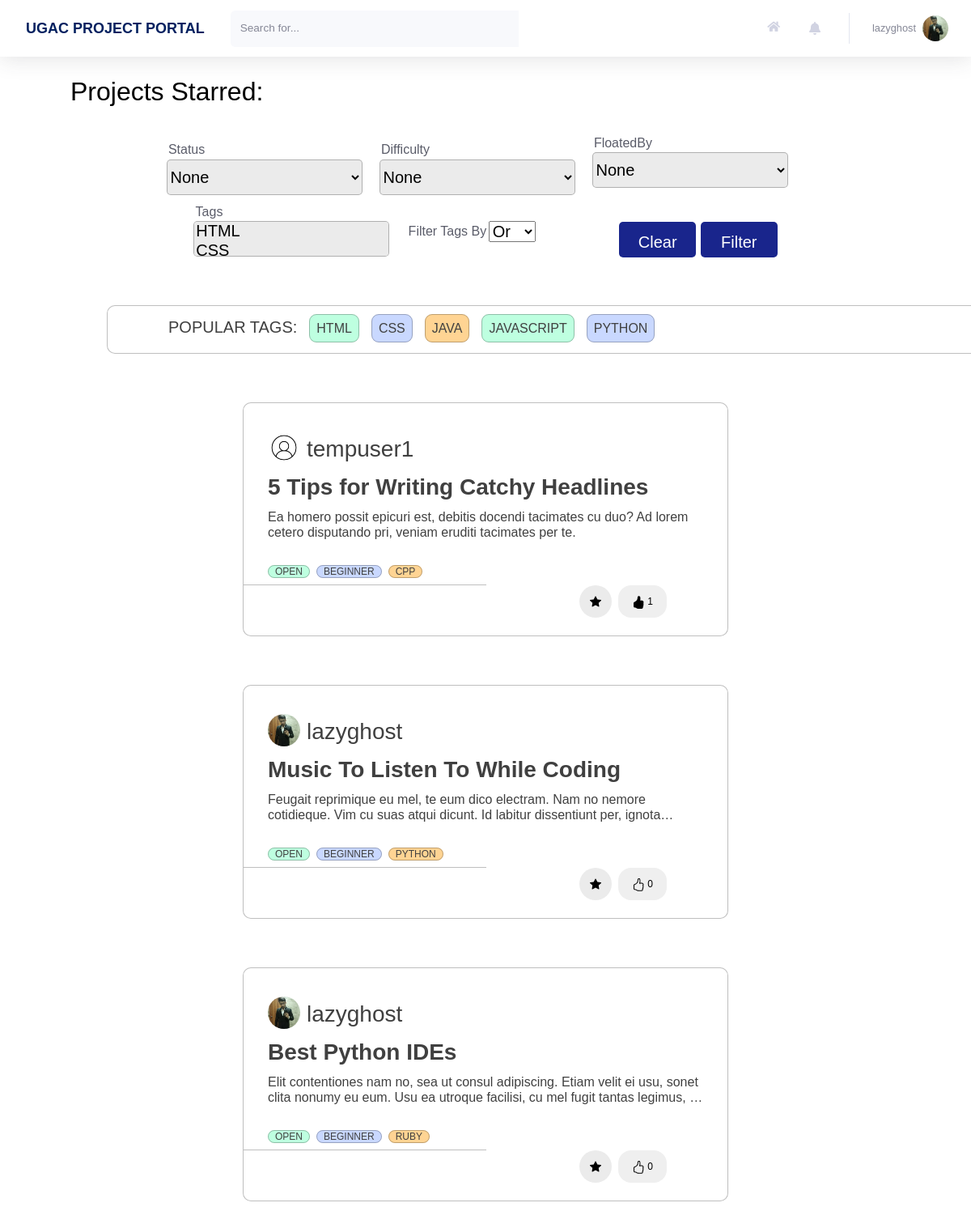
Screenshot of /profile/projects/view/ (signed in) with the database file from the repository.
### users/models.py (models this page shows, shortened)
class Profile(models.Model):
    user = models.OneToOneField(User, on_delete=models.CASCADE)
    image = models.ImageField(default = 'default.jpg', upload_to='profile_pics', blank=True)
    rollno = models.CharField(max_length=10)
    year = models.CharField(max_length=30, choices = YEAR_CHOICES)
    branch = models.CharField(max_length=30, choices = BRANCH_CHOICES)
    techskills = models.TextField()
    starred_projects = models.ManyToManyField(Project, related_name='starred_projects', blank = True)
    liked_projects = models.ManyToManyField(Project, related_name='liked_projects', blank = True)
    cv = models.FileField(blank = True, upload_to='resumes',validators=[FileExtensionValidator(allowed_extensions=['pdf'])])
    linked_in_link = models.CharField(blank=True, max_length=100)
    portfolio_link = models.CharField(blank=True, max_length=100)
    github_link = models.CharField(blank=True, max_length=100)

### home/models.py (models this page shows, shortened)
class Tag(models.Model):
    Title = models.CharField(max_length=20)
    def __str__(self):
        return f"{self.Title}"

class Project(models.Model):
    Title = models.CharField(max_length=100)
    Description = models.TextField()
    FloatedBy = models.ForeignKey(User, on_delete=models.CASCADE,related_name="FloatedBy")
    Mentors = models.ManyToManyField(User,related_name='Mentors')
    Status = models.CharField(max_length=10, choices=STATUS_CHOICES, default='Open')
    OpenedFor = models.CharField(max_length=300)
    Difficulty = models.CharField(max_length=15, choices=DIFFICULTY_CHOICES, default='Beginner')
    PreRequisite = models.TextField()
    Tags = models.ManyToManyField(Tag, related_name='Tags')
    Duration = models.CharField(max_length=30, choices=DURATION_CHOICES)
    DatePosted = models.DateTimeField(default = timezone.now)
    SelectionCriteria = models.TextField()
    MailNotification = models.CharField(max_length=5, choices=NOTIFICATION_CHOICES,default='On')
    ApplyRequest = models.ManyToManyField(User, related_name='ApplyRequest', blank = True)
    AlreadyApplied = models.ManyToManyField(User, related_name='AlreadyApplied', blank = True)
    Likes = models.IntegerField(default=0)

### users/views.py (the view)
# urls.py: path('projects/view/', views.projects_view, name = 'projects-view'),
@login_required
def projects_view(request):
    req_projects, title, heading = get_projects_view_details(request)
    projects = get_filtered_projects(request, req_projects)
    projects = get_paginated_projects(request, projects)
    projects_id = get_user_projects_id(request.user)
    common_tags = get_most_common_tags(5)
    context = {
        'title': title,
        'users':User.objects.all(),
        'tags': Tag.objects.all(),
        'users_html':serialize("json", User.objects.all()),
        'tags_html':serialize("json", Tag.objects.all()),
        'projects': projects,
        'projects_id': projects_id,
        'notifications': Notification.objects.filter(user = request.user).order_by('-time'),
        'common_tags':common_tags,
        'heading': heading
    }
    return render(request, 'users/projects_view.html', context)

### users/templates/users/projects_view.html (shortened to what this page needs)
{% extends 'home/main.html' %}
{% load crispy_forms_tags %}
{% block headingBlock %}
<h2>{{ heading }}</h2>
{% endblock headingBlock %}

### home/templates/home/main.html (shortened to what this page needs)
{% extends 'home/base.html' %}
{% load static %}
{% load crispy_forms_tags %}
{% block customStylesheets %}
<link rel="stylesheet" type="text/css" href="{% static 'home/main.css' %}">
{% endblock customStylesheets %}
{% block content %}
{% block mainContentBlock %}
<div class="project_cards">
    {% block headingBlock %}{% endblock headingBlock %}
    <br>
    {% block filterBlock %}
    <form method="get" class="form-inline justify-content-lg-center h5 mb-0 text-gray-800 " style="width: 100%;">
        <div class="" style="padding-right:23px;width: 263px;">
            <label for="id_Status" style="font-size: 16px; font-weight: 300;float: left; ">Status</label>
            <select name="Status" id="id_Status" style="background-color:#EBEBEB; border: 1px solid rgba(0, 0, 0, 0.25); border-radius: 5px;width:242px; height:44px;">
                <option value="">None</option>
            </select>
        </div>
        <div class="" style="padding-right:23px; width: 263px;">
            <label for="id_Difficulty" style="font-size: 16px; font-weight: 300;float: left; ">Difficulty</label>
            <select name="Difficulty" id="id_Difficulty" style="background-color:#EBEBEB; border: 1px solid rgba(0, 0, 0, 0.25); border-radius: 5px;width:242px; height:44px;">
                <option value="">None</option>
            </select>
        </div>
        <div class="select2-selection select2-selection--single" style="padding-right:23px;width: 263px; margin-bottom: 17px;">
            <label for="id_FloatedBy" style="font-size: 16px; font-weight: 300;float: left; ">FloatedBy</label>
            <select name="FloatedBy" id="id_FloatedBy" class="searchable-select select2-selection__rendered" style="background-color:#EBEBEB; border: 1px solid rgba(0, 0, 0, 0.25); border-radius: 5px;width:242px; height:44px;">
                <option value="">None</option>
            </select>
        </div>
        <div class="" style="padding-right:23px;width: 263px; margin-bottom: 5px;">
            <label for="id_Tags" style="font-size: 16px; font-weight: 300;float: left; ">Tags</label>
            <select name="Tags" id="id_Tags" class="searchable-select-clearable select2-selection select2-selection--multiple" multiple="multiple" style="background-color:#EBEBEB; border: 1px solid rgba(0, 0, 0, 0.25); border-radius: 5px;width:242px; height:44px;">
                {% for TAG in tags %}
                <option value='{{TAG.id}}'>{{ TAG }}</option>
                {% endfor %}
            </select>
        </div>
        <div class="" style="padding-right:23px; width: 263px;">
            <label for="id_FilterBy" style="font-size: 16px; font-weight: 300;float: left; ">Filter Tags By</label>
            <select name="FilterBy" id="id_FilterBy">
                <option value="Or" selected>Or</option>
            </select>
        </div>
        <div class="" style="padding-top: 20px;">
            <button type="button" onclick="clearFilters()" style="width: 95px; height: 44px; margin-left:0px; background: #19258C; color: white; border-radius: 5px; padding-top: 6px; border: 1px; padding-left: 12px; padding-right: 12px;">Clear</button>
            <button class="btn btn-primary" type="Submit" style="width: 95px; height: 44px; margin-left:0px; background: #19258C; color: white; border-radius: 5px; padding-top: 6px; padding-bottom: 1px;">Filter</button>
        </div>
    </form>
        <br>
    {% endblock filterBlock %}
    {% block tagsBlock %}
        <div class = "blog-container" style="flex: 1 0 45%; margin: 30px; width: 1260px; height: 60px; max-width: 1260px; margin-left: 45px; ">
        <div class="blog-tags-a" style="margin-left: 75px;">
        <ul>
            POPULAR TAGS:
            {% for tag in common_tags %}
                <li style="margin-left: 15px;"><a href="/?Tags={{tag.id}}">{{ tag }}</a></li>
            {% endfor %}
        </ul>
        </div>
        </div>
    {% endblock tagsBlock %}
    {% block allProjectsBlock %}
    <div class="justify-content-center" style="display: flex; flex-wrap: wrap;" id="all-projects">
        {% for project in projects %}
            <div id="projectNumber{{ project.id }}">
                <div class = "blog-container">
                    <div class="blog-header" style="display: flex; flex-wrap: wrap;">
                        <div class="blog-author--no-cover" style="background:url('{{project.FloatedBy.profile.image.url}}');background-size: cover; border-radius: 50%; display: inline-block;height: 40px;margin-right: 0.5rem;background-position: center;top: 8px;width: 40px; top: 27px; left: 28px; margin-top: 5px; ">
                        </div>
                        <span style="flex: 1 0 45%; ">
                            <h3 style="margin-top: 10px; color:#858796;"><a href="{% url 'profile' project.FloatedBy.id %}">{{project.FloatedBy}}</a></h3>
                        </span>
                    </div>
                    <div class="blog-body">
                        <div class="blog-title demo-a">
                            <h1><a href="/project/?project_id={{project.id}}">{{ project.Title }}</a></h1>
                        </div>
                        <div class="blog-summary demo-2">
                            <p>{{project.Description}}</p>
                        </div>
                        <div class="blog-tags">
                        <br>
                            <ul>
                                <li><a href="/?Status={{project.Status}}">{{project.Status}}</a></li>
                                <li><a href="/?Difficulty={{project.Difficulty}}">{{project.Difficulty}}</a></li>
                                {% for tag in project.Tags.all %}
                                    {% if forloop.counter <= 4 %}
                                        <li>
                                            <a href="/?Tags={{tag.id}}">{{ tag }}</a>
                                        </li>
                                    {% endif %}
                                {% endfor %}
                            </ul>
                        </div>
                    </div>
                    <hr class="main-page-hr" >
                    <div class="blog-footer">
                        <ul>
                            <li>
                                {% if project.id not in projects_id.4 %}
                                    <button class="btn btn-primary btn-circle btn-block task" style="margin-left: 430px;" task = "Star" project_id={{project.id}} page_number={{projects.number}}>
                                        <svg xmlns="http://www.w3.org/2000/svg" width="16" height="16" fill="black" class="bi bi-star" viewBox="0 0 16 16">
                                            <path d="M2.866 14.85c-.078.444.36.791.746.593l4.39-2.256 4.389 2.256c.386.198.824-.149.746-.592l-.83-4.73 3.522-3.356c.33-.314.16-.888-.282-.95l-4.898-.696L8.465.792a.513.513 0 0 0-.927 0L5.354 5.12l-4.898.696c-.441.062-.612.636-.283.95l3.523 3.356-.83 4.73zm4.905-2.767-3.686 1.894.694-3.957a.565.565 0 0 0-.163-.505L1.71 6.745l4.052-.576a.525.525 0 0 0 .393-.288L8 2.223l1.847 3.658a.525.525 0 0 0 .393.288l4.052.575-2.906 2.77a.565.565 0 0 0-.163.506l.694 3.957-3.686-1.894a.503.503 0 0 0-.461 0z" />
                                        </svg>
                                    </button>
                                {% else %}
                                    <button class="btn btn-primary btn-circle btn-block task" style="margin-left: 430px;" task = "Unstar" project_id={{project.id}} page_number={{projects.number}}>
                                    </button>
                                {% endif %}
                            </li>
                            <li>
                                {% if project.id not in projects_id.1 %}
                                    <button type="button" class="task" style="margin-right: 75px; width: 60px;height:40px; border: none;border-radius: 16px;" task = "Like" project_id={{project.id}} page_number={{projects.number}}>
                                    {{project.Likes}}
                                    </button>
                                {% else %}
                                    <button type="button" class=" task" style="margin-right: 75px; width: 60px;height:40px;border: none;border-radius: 16px;" task = "Unlike" project_id={{project.id}} page_number={{projects.number}}>
                                    {{project.Likes}}
                                    </button>
                                {% endif %}
                            </li>
                        </ul>
                    </div>
                </div>
            </div>
        {% endfor %}
    </div>
    {% endblock allProjectsBlock %}
    {% endblock mainContentBlock %}
    {% endblock content %}

### home/templates/home/base.html (shortened to what this page needs)
{% load static %}
<!DOCTYPE html>
<html lang="en">
    <head>
        {% block stylesheets %}
        <link rel="stylesheet" type="text/css" href="{% static 'home/style.css' %}">
        <link rel="stylesheet" type="text/css" href="{% static 'home/cards.css' %}">
        {% endblock stylesheets %}
        {% block customStylesheets %}{% endblock customStylesheets %}
        {% block ajaxBlock %}
        <link href="https://cdnjs.cloudflare.com/ajax/libs/select2/4.0.3/css/select2.min.css" rel="stylesheet" />
        {% endblock ajaxBlock %}
        <link rel="stylesheet" href="https://pro.fontawesome.com/releases/v5.10.0/css/all.css" />
    </head>
    {% block mainBlock %}
    <body id="page-top">
        <div id="wrapper">
            <div id="content-wrapper" class="d-flex flex-column">
                <div id="content" style="background: white;">
                    <nav class="navbar navbar-expand navbar-light bg-white topbar mb-4 static-top shadow">
                        <div class="sidebar-brand-text mx-3" style="color: #022160; font-size: large; font-weight: bold"> UGAC PROJECT PORTAL </div>
                        <form method="POST" action="{{request.get_full_path}}" class="d-none d-sm-inline-block form-inline mr-auto ml-md-3 my-2 my-md-0 mw-100 navbar-search">
                            <div class="input-group">
                                <input type="text" class="form-control bg-light border-0 small" placeholder="Search for..." aria-label="Search" aria-describedby="basic-addon2" name="search">
                                <div class="input-group-append">
                                </div>
                            </div>
                        </form>
                        <ul class="navbar-nav ml-auto">
                            <a class="nav-link" href="{% url 'home' %}" role="button" style="margin-top: 13px;">
                                <i class="fas fa-home fa-fw fa-sm mr-2 text-gray-400"></i>
                            </a>
                            <li class="nav-item dropdown no-arrow mx-1">
                                <a class="nav-link dropdown-toggle" id="alertsDropdown" role="button" data-toggle="dropdown" aria-haspopup="true" aria-expanded="false">
                                    <i class="fas fa-bell fa-fw"></i>
                                </a>
                            </li>
                            <li class="nav-item dropdown no-arrow">
                                <a class="nav-link dropdown-toggle" id="userDropdown" role="button" data-toggle="dropdown" aria-haspopup="true" aria-expanded="false">
                                    <span class="mr-2 d-none d-lg-inline text-gray-600 small">{{user.username}}</span>
                                    <img class="img-profile rounded-circle" src="{{user.profile.image.url}}">
                                </a>
                            </li>
                        </ul>
                    </nav>
                    <div class="container-fluid">
                        {% block content %}{% endblock content %}
                    </div>
                </div>
            </div>
        </div>
    </body>
    {% endblock mainBlock %}
</html>

### rows the page displays
Tag: {{ TAG.id }} 7 (drawn), Title "HTML"
Tag: {{ TAG.id }} 8 (drawn), Title "CSS"
Tag: Title "JAVA"
Tag: Title "JAVASCRIPT"
Tag: Title "PYTHON"
Project: FloatedBy.profile.image (placeholder picture), FloatedBy "tempuser1", Title "5 Tips for Writing Catchy Headlines", Description "Ea homero possit epicuri est, debitis docendi tacimates cu duo? Ad lorem cetero disputando pri, veniam eruditi tacimates per te.", Status "OPEN", Difficulty "BEGINNER", Likes "1"
Tag: Title "CPP"
Project: FloatedBy.profile.image (picture), FloatedBy "lazyghost", Title "Music To Listen To While Coding", Description "Feugait reprimique eu mel, te eum dico electram. Nam no nemore cotidieque. Vim cu suas atqui dicunt. Id labitur dissentiunt per,…", Status "OPEN", Difficulty "BEGINNER", Likes "0"
Project: FloatedBy.profile.image (picture), FloatedBy "lazyghost", Title "Best Python IDEs", Description "Elit contentiones nam no, sea ut consul adipiscing. Etiam velit ei usu, sonet clita nonumy eu eum. Usu ea utroque facilisi, cu mel fugit tantas legimus,…", Status "OPEN", Difficulty "BEGINNER", Likes "0"
Tag: Title "RUBY"

### other values shown
{{ user.username }} "lazyghost"
{{ heading }} "Projects Starred:"
